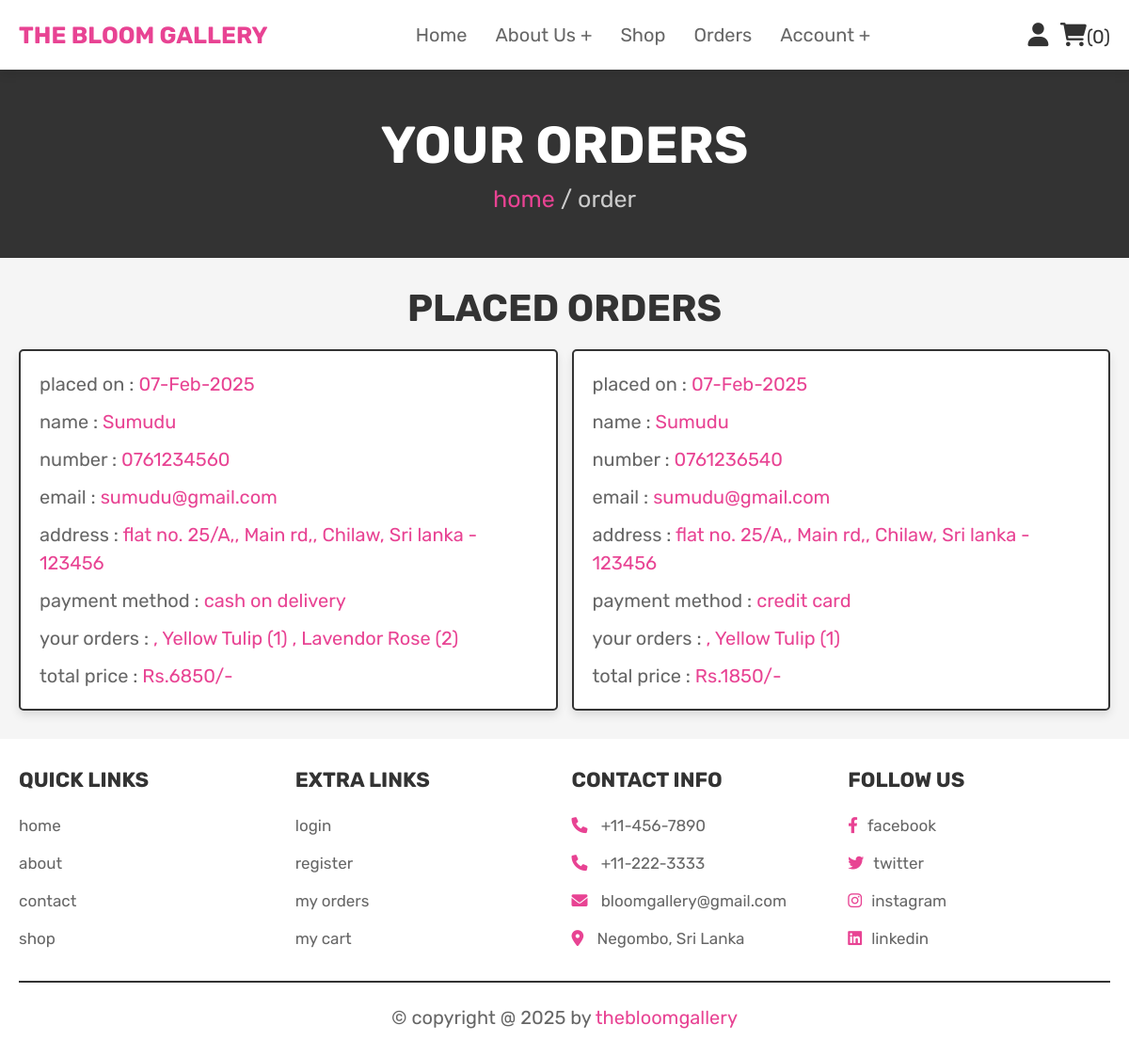
/orders.php (signed in), run on the app's committed database.
### tables this page shows
CREATE TABLE `orders` (
  `id` int(100) NOT NULL,
  `user_id` int(100) NOT NULL,
  `name` varchar(100) NOT NULL,
  `number` varchar(12) NOT NULL,
  `email` varchar(100) NOT NULL,
  `method` varchar(50) NOT NULL,
  `address` varchar(500) NOT NULL,
  `total_products` varchar(1000) NOT NULL,
  `total_price` int(100) NOT NULL,
  `placed_on` varchar(50) NOT NULL,
  `payment_status` varchar(20) NOT NULL DEFAULT 'pending'
);

### orders.php (the view, shortened to what this page needs)
<?php
@include 'config.php';
$user_id = $_SESSION['user_id'];
?>
<!DOCTYPE html>
<html lang="en">
<head>
   <link rel="stylesheet" href="https://cdnjs.cloudflare.com/ajax/libs/font-awesome/6.0.0/css/all.min.css">
   <link rel="stylesheet" href="css/style.css">
</head>
<body>
<?php @include 'header.php'; ?>
<section class="heading">
    <h3>your orders</h3>
    <p> <a href="home.php">home</a> / order </p>
</section>
<section class="placed-orders">
    <h1 class="title">placed orders</h1>
    <div class="box-container">
    <?php
        $select_orders = mysqli_query($conn, "SELECT * FROM `orders` WHERE user_id = '$user_id'") or die('query failed');
        if(mysqli_num_rows($select_orders) > 0){
            while($fetch_orders = mysqli_fetch_assoc($select_orders)){
    ?>
    <div class="box">
        <p> placed on : <span><?php echo $fetch_orders['placed_on']; ?></span> </p>
        <p> name : <span><?php echo $fetch_orders['name']; ?></span> </p>
        <p> number : <span><?php echo $fetch_orders['number']; ?></span> </p>
        <p> email : <span><?php echo $fetch_orders['email']; ?></span> </p>
        <p> address : <span><?php echo $fetch_orders['address']; ?></span> </p>
        <p> payment method : <span><?php echo $fetch_orders['method']; ?></span> </p>
        <p> your orders : <span><?php echo $fetch_orders['total_products']; ?></span> </p>
        <p> total price : <span>Rs.<?php echo $fetch_orders['total_price']; ?>/-</span> </p>
    </div>
    <?php
        }
    }else{
        echo '<p class="empty">no orders placed yet!</p>';
    }
    ?>
    </div>
</section>
<?php @include 'footer.php'; ?>
</body>
</html>

### css/style.css (style rules this page uses)
:root { --pink:#e84393; --red:#c0392b; --orange:#f39c12; --black:#333; --white:#fff; --light-color:#666; --light-white:#ccc; --light-bg:#f5f5f5; --border:.2rem solid var(--black); --box-shadow:0 .5rem 1rem rgba(0,0,0,.1); }
* { font-family: 'Rubik', sans-serif; margin:0; padding:0; box-sizing: border-box; outline: none; border:none; text-decoration: none; transition:all .2s linear; }
html { font-size: 62.5%; overflow-x: hidden; scroll-behavior: smooth; scroll-padding-top: 6.5rem; }
body { background: var(--light-bg); }
section { padding:3rem 2rem; }
.heading { display: flex; flex-flow: column; align-items: center; justify-content: center; gap:1rem; background-color: var(--black); text-align: center; min-height: 25vh; }
.heading h3 { font-size: 5.5rem; color:var(--white); text-transform: uppercase; }
.heading p { font-size: 2.5rem; color:var(--light-white); }
.heading p a { color:var(--pink); }
.title { text-align: center; margin-bottom: 2rem; color:var(--black); text-transform: uppercase; font-size: 4rem; }
.placed-orders .box-container { max-width: 1200px; margin:0 auto; display: flex; flex-wrap: wrap; gap:1.5rem; align-items: flex-start; }
.placed-orders .box-container .box { background-color: var(--white); padding:1rem 2rem; border:var(--border); box-shadow: var(--box-shadow); flex:1 1 40rem; border-radius: .5rem; }
.placed-orders .box-container .box p { margin: 1rem 0; font-size: 2rem; line-height: 1.5; color:var(--light-color); }
.placed-orders .box-container .box p span { color:var(--pink); }

### data on the page
orders: placed_on "07-Feb-2025", name "Sumudu", number "0761234560", email "sumudu@gmail.com", address "flat no. 25/A,, Main rd,, Chilaw, Sri lanka - 123456", method "cash on delivery", total_products ", Yellow Tulip (1) , Lavendor Rose (2)", total_price "6850"
orders: placed_on "07-Feb-2025", name "Sumudu", number "0761236540", email "sumudu@gmail.com", address "flat no. 25/A,, Main rd,, Chilaw, Sri lanka - 123456", method "credit card", total_products ", Yellow Tulip (1)", total_price "1850"

### other printed values
$cart_num_rows "0"
